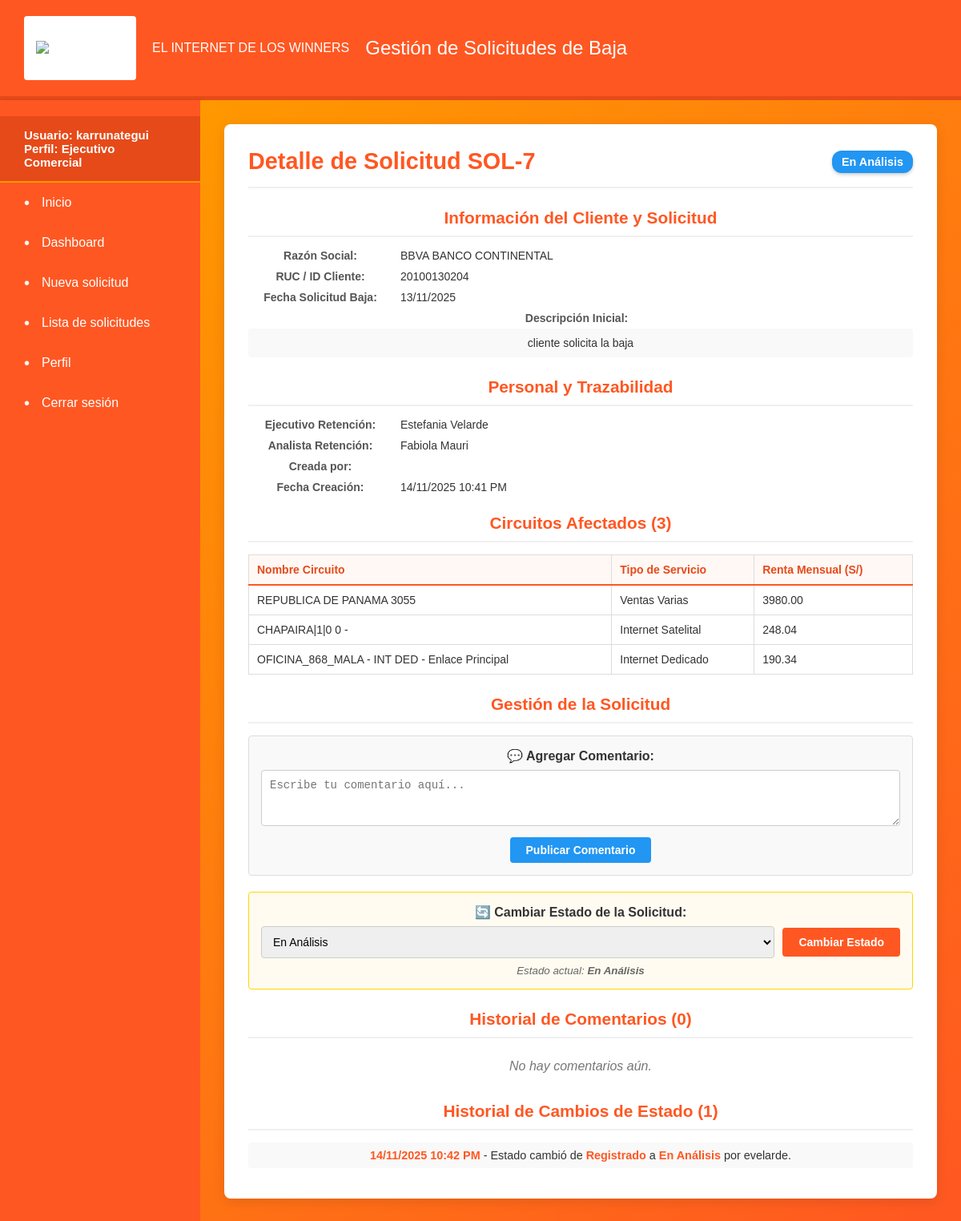
The app's page /solicitud/detalle/7/ (signed in) with its own data.
### portal_retenciones/models.py (models this page shows, shortened)
class Solicitud(models.Model):
    cliente = models.ForeignKey(Cliente, on_delete=models.PROTECT, null=False)
    ejecutivo = models.ForeignKey(EjecutivoRetencion, on_delete=models.PROTECT, null=False)
    analista = models.ForeignKey(AnalistaRetencion, on_delete=models.PROTECT, null=False)
    estado_actual = models.ForeignKey(EstadoAtencion, on_delete=models.PROTECT, null=False)
    nivel_aprobacion = models.ForeignKey(NivelAprobacion, on_delete=models.PROTECT, null=False)
    fecha_creacion = models.DateTimeField(auto_now_add=True)
    descripcion = models.TextField(null=True, blank=True)
    asignado_automaticamente = models.BooleanField(default=False)
    circuitos = models.ManyToManyField(Circuito, through='SolicitudCircuito')
    fecha_solicitud_baja = models.DateField(null=True, blank=True)
    usuario_creador = models.ForeignKey(
        User,
        on_delete=models.SET_NULL,
        null=True,
        blank=True,
        related_name="solicitudes_creadas"
    )
    class Meta:
        permissions = [
            ("can_view_menu", "Puede ver el menú de inicio (requerido para login)"),
            ("can_create_solicitud", "Puede acceder al formulario de Nueva Solicitud"),
            ("can_view_solicitud_list", "Puede acceder a la lista de Solicitudes"),
            ("can_view_personal", "Puede acceder a la lista de Personal Activo"),
            ("can_manage_personnel", "Puede gestionar la asignación de personal a roles"),
        ]

class EstadoAtencion(models.Model):
    nombre_estado = models.CharField(max_length=100, null=False)
    descripcion = models.TextField(null=True, blank=True)

class Cliente(models.Model):
    ruc = models.CharField(max_length=100, unique=True, blank=False, null=False)
    razon_social = models.CharField(max_length=100, blank=False, null=False)
    fecha_registro = models.DateTimeField(auto_now_add=True)
    estado = models.CharField(max_length=20, default='Activo')

class EjecutivoRetencion(models.Model):
    nombre = models.CharField(max_length=100, null=False)
    email = models.EmailField(max_length=100, null=False, unique=True)
    activo = models.BooleanField(default=True)
    max_carga_renta = models.DecimalField(max_digits=12, decimal_places=2, null=True, blank=True)
    disponible_asignacion = models.BooleanField(default=True)

class AnalistaRetencion(models.Model):
    nombre = models.CharField(max_length=100, null=False)
    email = models.EmailField(max_length=100, null=False, unique=True)
    activo = models.BooleanField(default=True)

class Circuito(models.Model):
    cliente = models.ForeignKey(Cliente, on_delete=models.CASCADE, null=False)
    nombre_circuito = models.CharField(max_length=100, null=False)
    tipo_servicio = models.CharField(max_length=10, null=True, blank=True)
    estado = models.CharField(max_length=20, default='Activo')
    renta_mensual = models.DecimalField(max_digits=12, decimal_places=2, null=False)
    fecha_creacion = models.DateTimeField(auto_now_add=True)

class HistorialEstado(models.Model):
    solicitud = models.ForeignKey(Solicitud, on_delete=models.CASCADE, null=False)
    estado_anterior = models.ForeignKey(EstadoAtencion, related_name='+', on_delete=models.PROTECT, null=False)
    estado_nuevo = models.ForeignKey(EstadoAtencion, related_name='+', on_delete=models.PROTECT, null=False)
    fecha_cambio = models.DateTimeField(auto_now_add=True)
    usuario_cambio = models.CharField(max_length=100, null=False)

### portal_retenciones/views/pages.py (the view)
# urls.py: path('solicitud/detalle/<int:solicitud_id>/', pages.solicitud_detalle_view, name='solicitud_detalle'),
@login_required
def solicitud_detalle_view(request, solicitud_id):
    solicitud = get_object_or_404(Solicitud, id=solicitud_id)
    circuitos_asociados = solicitud.circuitos.all()
    comentarios = Comentario.objects.filter(solicitud=solicitud).order_by('-fecha_comentario')
    historial_estado = HistorialEstado.objects.filter(solicitud=solicitud).order_by('-fecha_cambio')
    estados_disponibles = EstadoAtencion.objects.all()
    context = {
        'solicitud': solicitud,
        'circuitos_asociados': circuitos_asociados,
        'comentarios': comentarios,
        'historial_estado': historial_estado,
        'estados_disponibles': estados_disponibles,
    }
    return render(request, 'solicitud_detalle.html', context)

### templates/solicitud_detalle.html (shortened to what this page needs)
{% extends "base.html" %}
{% block content %}
<div class="detail-card">
    <div class="solicitud-header">
        <h1>Detalle de Solicitud SOL-{{ solicitud.id }}</h1>
        <span class="status-badge
            {% if solicitud.estado_actual.nombre_estado == 'Registrado' %}status-pendiente
            {% elif solicitud.estado_actual.nombre_estado == 'En Análisis' %}status-proceso
            {% elif solicitud.estado_actual.nombre_estado == 'Aprobado' %}status-aprobado
            {% elif solicitud.estado_actual.nombre_estado == 'Rechazado' %}status-rechazado
            {% endif %}">
            {{ solicitud.estado_actual.nombre_estado }}
        </span>
    </div>
    <div class="detail-section">
        <h2>Información del Cliente y Solicitud</h2>
        <div class="detail-item">
            <strong>Razón Social:</strong>
            <span>{{ solicitud.cliente.razon_social }}</span>
        </div>
        <div class="detail-item">
            <strong>RUC / ID Cliente:</strong>
            <span>{{ solicitud.cliente.ruc }}</span>
        </div>
        <div class="detail-item">
            <strong>Fecha Solicitud Baja:</strong>
            <span>{{ solicitud.fecha_solicitud_baja|date:"d/m/Y" }}</span>
        </div>
        <div class="detail-item" style="display: block;">
            <strong>Descripción Inicial:</strong>
            <p style="margin-top: 5px; background-color: #f9f9f9; padding: 10px; border-radius: 4px; color: #333;">
                {{ solicitud.descripcion|default:"Sin descripción." }}
            </p>
        </div>
    </div>
    <div class="detail-section">
        <h2>Personal y Trazabilidad</h2>
        <div class="detail-item">
            <strong>Ejecutivo Retención:</strong>
            <span>{{ solicitud.ejecutivo.nombre }}</span>
        </div>
        <div class="detail-item">
            <strong>Analista Retención:</strong>
            <span>{{ solicitud.analista.nombre }}</span>
        </div>
        <div class="detail-item">
            <strong>Creada por:</strong>
        </div>
        <div class="detail-item">
            <strong>Fecha Creación:</strong>
            <span>{{ solicitud.fecha_creacion|date:"d/m/Y h:i A" }}</span>
        </div>
    </div>
    <div class="detail-section">
        <h2>Circuitos Afectados ({{ circuitos_asociados|length }})</h2>
        {% if circuitos_asociados %}
        <table class="circuit-table">
            <thead>
                <tr>
                    <th>Nombre Circuito</th>
                    <th>Tipo de Servicio</th>
                    <th>Renta Mensual (S/)</th>
                </tr>
            </thead>
            <tbody>
                {% for circuito in circuitos_asociados %}
                <tr>
                    <td>{{ circuito.nombre_circuito }}</td>
                    <td>{{ circuito.tipo_servicio|default:"N/A" }}</td>
                    <td>{{ circuito.renta_mensual|floatformat:2 }}</td>
                </tr>
                {% endfor %}
            </tbody>
        </table>
        {% else %}
        <p class="no-data-message">No hay circuitos asociados a esta solicitud.</p>
        {% endif %}
    </div>
    <div class="detail-section">
        <h2>Gestión de la Solicitud</h2>
        <form method="POST" action="{% url 'procesar_accion_solicitud' solicitud.id %}" style="margin-bottom: 20px;">
            <div style="background-color: #f9f9f9; padding: 15px; border-radius: 4px; border: 1px solid #ddd;">
                <label for="comentario" style="display: block; margin-bottom: 8px; font-weight: bold; color: #333;">
                    💬 Agregar Comentario:
                </label>
                <textarea
                    id="comentario"
                    name="comentario"
                    rows="3"
                    style="width: 100%; padding: 10px; border: 1px solid #ccc; border-radius: 4px; font-size: 14px; box-sizing: border-box;"
                    placeholder="Escribe tu comentario aquí..."
                ></textarea>
                <button
                    type="submit"
                    style="margin-top: 10px; background-color: #2196f3; color: white; padding: 8px 20px; border: none; border-radius: 4px; cursor: pointer; font-size: 14px; font-weight: bold;">
                    Publicar Comentario
                </button>
            </div>
        </form>
        <form method="POST" action="{% url 'procesar_accion_solicitud' solicitud.id %}">
            <div style="background-color: #fffbf0; padding: 15px; border-radius: 4px; border: 1px solid #ffd700;">
                <label for="nuevo_estado" style="display: block; margin-bottom: 8px; font-weight: bold; color: #333;">
                    🔄 Cambiar Estado de la Solicitud:
                </label>
                <div style="display: flex; gap: 10px; align-items: center;">
                    <select
                        id="nuevo_estado"
                        name="nuevo_estado"
                        style="flex: 1; padding: 10px; border: 1px solid #ccc; border-radius: 4px; font-size: 14px;">
                        {% for estado in estados_disponibles %}
                            <option value="{{ estado.id }}" {% if estado.id == solicitud.estado_actual.id %}selected{% endif %}>
                                {{ estado.nombre_estado }}
                            </option>
                        {% endfor %}
                    </select>
                    <button
                        type="submit"
                        style="background-color: #ff5722; color: white; padding: 10px 20px; border: none; border-radius: 4px; cursor: pointer; font-size: 14px; font-weight: bold; white-space: nowrap;">
                        Cambiar Estado
                    </button>
                </div>
                <small style="display: block; margin-top: 8px; color: #666; font-style: italic;">
                    Estado actual: <strong>{{ solicitud.estado_actual.nombre_estado }}</strong>
                </small>
            </div>
        </form>
    </div>
    <div class="detail-section">
        <h2>Historial de Comentarios ({{ comentarios|length }})</h2>
        {% if comentarios %}
            {% for comentario in comentarios %}
            <div class="comentario-item">
                <p>{{ comentario.comentario }}</p>
                <div class="comentario-meta">
                    Publicado por <strong>{{ comentario.usuario }}</strong> el {{ comentario.fecha_comentario|date:"d/m/Y h:i A" }}
                </div>
            </div>
            {% endfor %}
        {% else %}
            <p class="no-data-message">No hay comentarios aún.</p>
        {% endif %}
    </div>
    <div class="detail-section">
        <h2>Historial de Cambios de Estado ({{ historial_estado|length }})</h2>
        {% if historial_estado %}
        <ul class="historial-list">
            {% for historial in historial_estado %}
            <li>
                <strong>{{ historial.fecha_cambio|date:"d/m/Y h:i A" }}</strong> -
                Estado cambió de <strong>{{ historial.estado_anterior.nombre_estado }}</strong>
                a <strong>{{ historial.estado_nuevo.nombre_estado }}</strong>
                por {{ historial.usuario_cambio }}.
            </li>
            {% endfor %}
        </ul>
        {% else %}
        <p class="no-data-message">No hay historial de cambios de estado registrado.</p>
        {% endif %}
    </div>
</div>
{% endblock %}

### templates/base.html (shortened to what this page needs)
{% load static %}
<!DOCTYPE html>
<html lang="es">
<head>
    <link rel="stylesheet" href="{% static 'css/styles.css' %}">
</head>
<body>
    <div class="app-container">
        <header class="header">
            <div class="logo-container">
                <img src="https://selectra.com.pe/sites/selectra.com.pe/files/styles/_default/public/inline-images/win-xs.png.webp" alt="Logo de WIN" style="max-height: 100%; max-width: 100%;">
            </div>
            <span>EL INTERNET DE LOS WINNERS</span>
            <h1>Gestión de Solicitudes de Baja</h1>
        </header>
        <div class="content-area">
            <nav class="sidebar">
                <div style="padding: 15px 30px; font-weight: bold; font-size: 15px; color: #fff; background-color: #e64a19; border-bottom: 2px solid #ff9800;">
                    Usuario: {{ user.username }}<br>
                    Perfil:
                    {% if user.is_superuser %}
                        Administrador
                    {% else %}
                        {{ user.groups.first.name|default:'Estándar' }}
                    {% endif %}
                </div>
                <ul>
                    {% if perms.portal_retenciones.can_view_menu %}
                    <li><a href="{% url 'menu' %}">Inicio</a></li>
                    <li><a href="{% url 'dashboard' %}">Dashboard</a></li>
                    {% endif %}
                    {% if perms.portal_retenciones.can_create_solicitud %}
                    <li><a href="{% url 'nueva_solicitud' %}">Nueva solicitud</a></li>
                    {% endif %}
                    {% if perms.portal_retenciones.can_view_solicitud_list %}
                    <li><a href="{% url 'lista_solicitudes' %}">Lista de solicitudes</a></li>
                    {% endif %}
                    {% if user.is_authenticated %}
                        <li><a href="{% url 'perfil' %}">Perfil</a></li>
                        <li><a href="{% url 'logout' %}">Cerrar sesión</a></li>
                    {% endif %}
                </ul>
            </nav>
            <main class="main-content">
                {% block content %}
                {% endblock %}
            </main>
        </div>
    </div>
</body>
</html>

### records on screen
Solicitud: id "7", estado_actual.nombre_estado "En Análisis", cliente.razon_social "BBVA BANCO CONTINENTAL", cliente.ruc "20100130204", fecha_solicitud_baja "13/11/2025", descripcion "cliente solicita la baja", ejecutivo.nombre "Estefania Velarde", analista.nombre "Fabiola Mauri", fecha_creacion "14/11/2025 10:41 PM", nuevo_estado "En Análisis"
Circuito: nombre_circuito "REPUBLICA DE PANAMA 3055", tipo_servicio "Ventas Varias", renta_mensual "3980.00"
Circuito: nombre_circuito "CHAPAIRA|1|0 0 -", tipo_servicio "Internet Satelital", renta_mensual "248.04"
Circuito: nombre_circuito "OFICINA_868_MALA - INT DED - Enlace Principal", tipo_servicio "Internet Dedicado", renta_mensual "190.34"
HistorialEstado: fecha_cambio "14/11/2025 10:42 PM", estado_anterior.nombre_estado "Registrado", estado_nuevo.nombre_estado "En Análisis", usuario_cambio "evelarde"

### other values on screen
{{ user.username }} "karrunategui"
{{ user.groups.first.name|default:'Estándar' }} "Ejecutivo Comercial"
{{ circuitos_asociados|length }} "3"
{{ comentarios|length }} "0"
{{ historial_estado|length }} "1"
